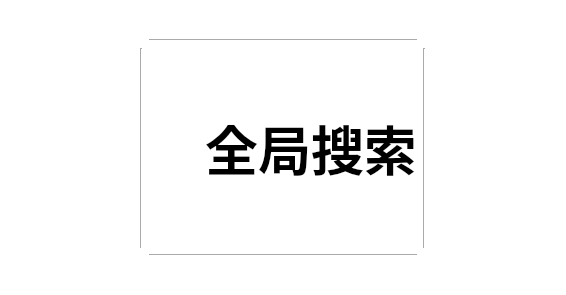
<?xml version="1.0" encoding="UTF-8"?>
<ui version="4.0">
 <class>DialogFindAll</class>
 <widget class="QDialog" name="DialogFindAll">
  <property name="geometry">
   <rect>
    <x>0</x>
    <y>0</y>
    <width>566</width>
    <height>295</height>
   </rect>
  </property>
  <property name="windowTitle">
   <string>Dialog</string>
  </property>
  <property name="styleSheet">
   <string notr="true">background-color: rgb(255, 255, 255);</string>
  </property>
  <layout class="QGridLayout" name="gridLayout">
   <item row="0" column="2">
    <spacer name="verticalSpacer">
     <property name="orientation">
      <enum>Qt::Vertical</enum>
     </property>
     <property name="sizeHint" stdset="0">
      <size>
       <width>20</width>
       <height>19</height>
      </size>
     </property>
    </spacer>
   </item>
   <item row="1" column="2">
    <widget class="Line" name="line">
     <property name="orientation">
      <enum>Qt::Horizontal</enum>
     </property>
    </widget>
   </item>
   <item row="2" column="1" rowspan="2">
    <widget class="Line" name="line_2">
     <property name="orientation">
      <enum>Qt::Vertical</enum>
     </property>
    </widget>
   </item>
   <item row="2" column="2" rowspan="2">
    <layout class="QHBoxLayout" name="horizontalLayout">
     <item>
      <widget class="QLabel" name="label">
       <property name="minimumSize">
        <size>
         <width>50</width>
         <height>50</height>
        </size>
       </property>
       <property name="maximumSize">
        <size>
         <width>70</width>
         <height>70</height>
        </size>
       </property>
       <property name="text">
        <string/>
       </property>
       <property name="pixmap">
        <pixmap resource="icon.qrc">:/image/icon/sousuo.png</pixmap>
       </property>
       <property name="scaledContents">
        <bool>true</bool>
       </property>
      </widget>
     </item>
     <item>
      <widget class="QLabel" name="label_2">
       <property name="minimumSize">
        <size>
         <width>200</width>
         <height>200</height>
        </size>
       </property>
       <property name="font">
        <font>
         <pointsize>40</pointsize>
         <weight>75</weight>
         <bold>true</bold>
         <kerning>true</kerning>
        </font>
       </property>
       <property name="text">
        <string>全局搜索</string>
       </property>
       <property name="alignment">
        <set>Qt::AlignCenter</set>
       </property>
      </widget>
     </item>
    </layout>
   </item>
   <item row="2" column="3" rowspan="2">
    <widget class="Line" name="line_3">
     <property name="orientation">
      <enum>Qt::Vertical</enum>
     </property>
    </widget>
   </item>
   <item row="2" column="4">
    <spacer name="horizontalSpacer_2">
     <property name="orientation">
      <enum>Qt::Horizontal</enum>
     </property>
     <property name="sizeHint" stdset="0">
      <size>
       <width>81</width>
       <height>20</height>
      </size>
     </property>
    </spacer>
   </item>
   <item row="3" column="0">
    <spacer name="horizontalSpacer">
     <property name="orientation">
      <enum>Qt::Horizontal</enum>
     </property>
     <property name="sizeHint" stdset="0">
      <size>
       <width>81</width>
       <height>20</height>
      </size>
     </property>
    </spacer>
   </item>
   <item row="4" column="2">
    <widget class="Line" name="line_4">
     <property name="orientation">
      <enum>Qt::Horizontal</enum>
     </property>
    </widget>
   </item>
   <item row="5" column="2">
    <spacer name="verticalSpacer_2">
     <property name="orientation">
      <enum>Qt::Vertical</enum>
     </property>
     <property name="sizeHint" stdset="0">
      <size>
       <width>20</width>
       <height>20</height>
      </size>
     </property>
    </spacer>
   </item>
  </layout>
 </widget>
 <resources>
  <include location="icon.qrc"/>
 </resources>
 <connections/>
</ui>
